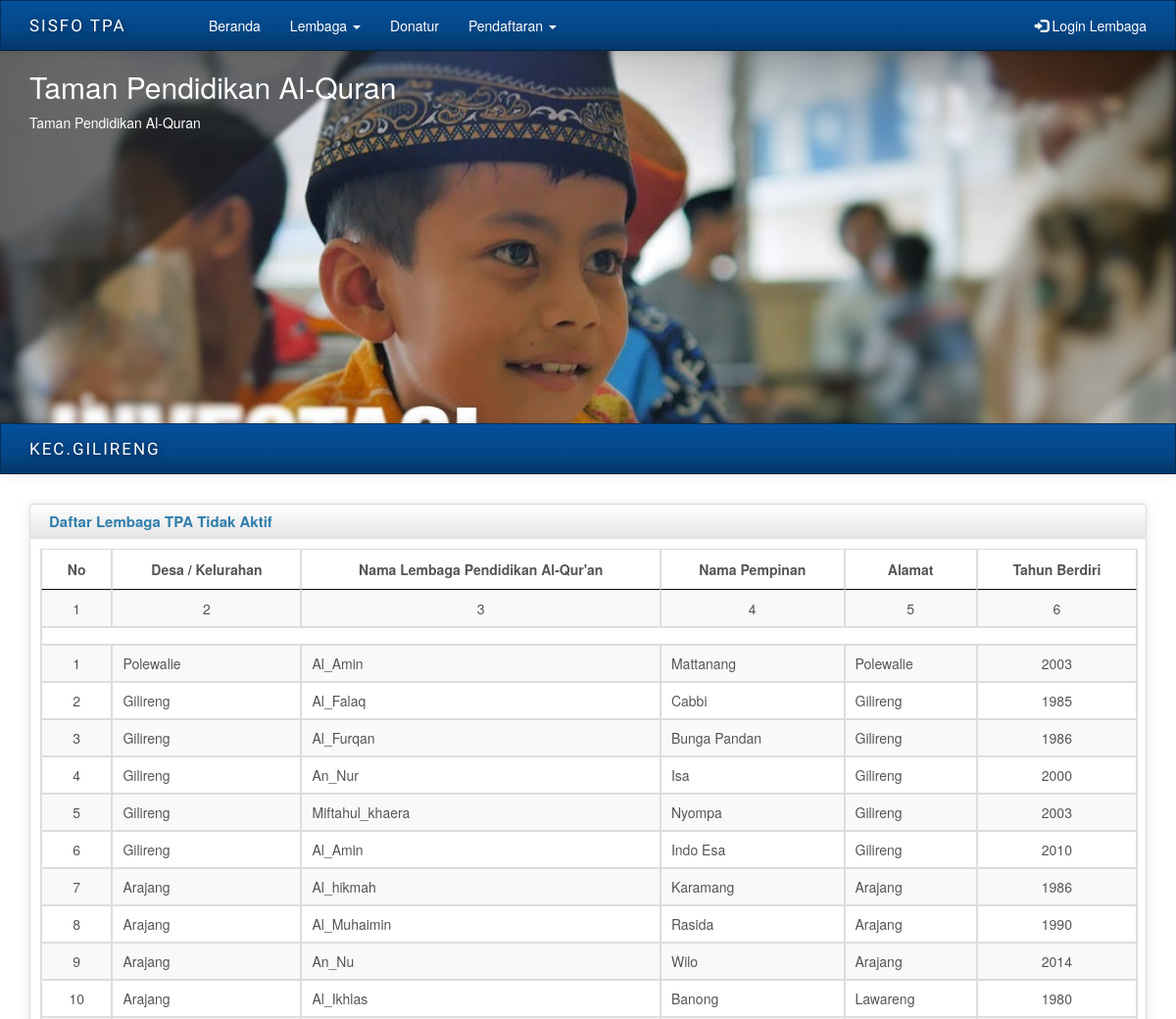
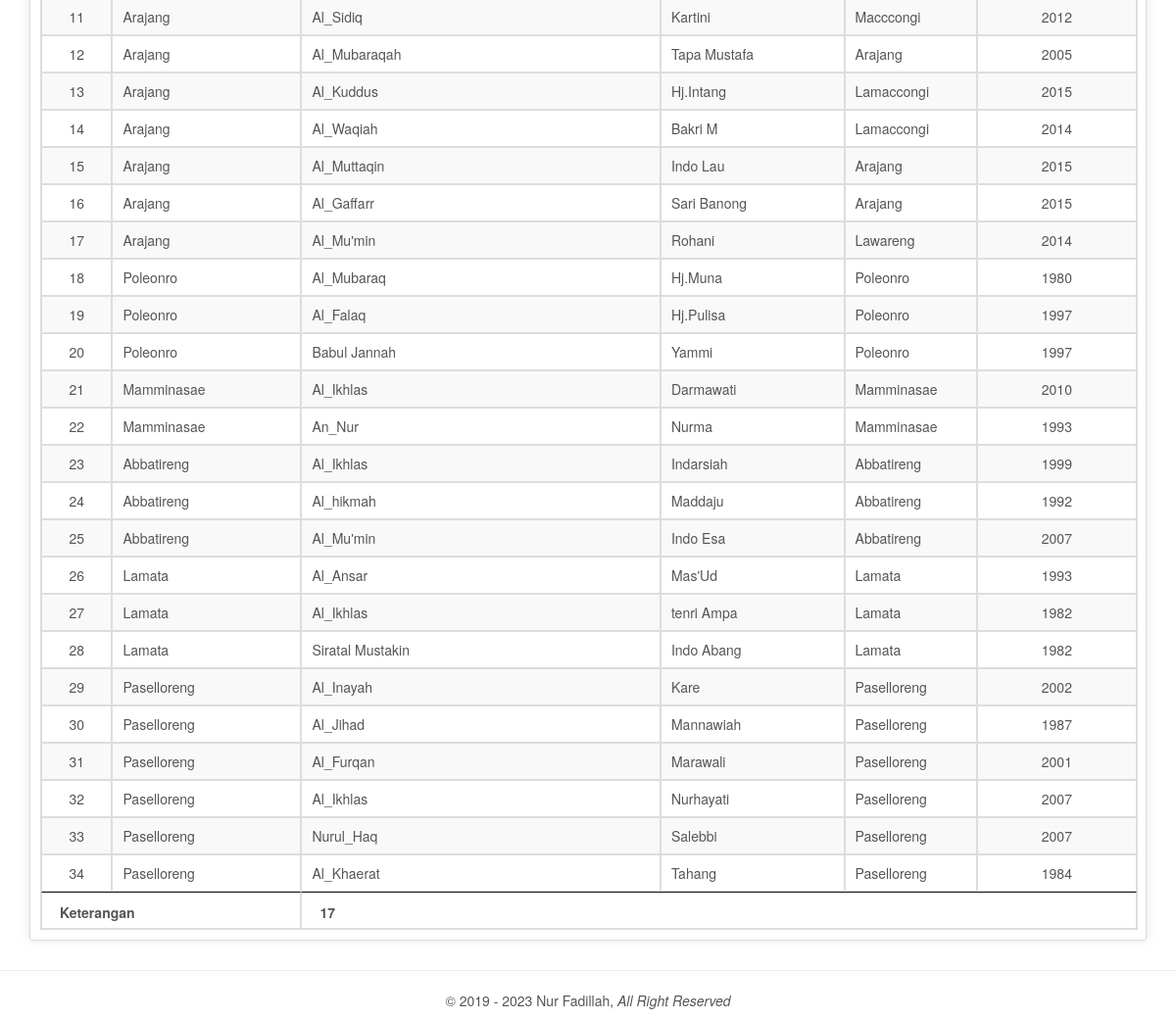
Screenshot of /index.php/user/daftarlembagatidakaktif with the database file from the repository (2 pictures, top to bottom).
### tables this page shows
CREATE TABLE `tb_keterangan` (
  `id_keterangan` int(11) NOT NULL,
  `ket_lembagaaktif` text NOT NULL,
  `ket_lembagatidakaktif` text NOT NULL
);

CREATE TABLE `tb_lembaga` (
  `kd_lembaga` varchar(8) NOT NULL,
  `username` varchar(32) NOT NULL,
  `nm_lembaga` varchar(32) NOT NULL,
  `alamat` varchar(35) NOT NULL,
  `desa` varchar(32) NOT NULL,
  `kecamatan` varchar(35) NOT NULL,
  `thn_berdiri` varchar(4) NOT NULL,
  `tmpt_belajar` varchar(20) NOT NULL,
  `pimpinan` varchar(20) NOT NULL,
  `metode` varchar(35) NOT NULL,
  `kat_wilayah` varchar(20) NOT NULL,
  `tmbh_pemb` varchar(20) NOT NULL,
  `sumberdana` varchar(15) NOT NULL,
  `jml_iuran` int(10) NOT NULL,
  `photo` varchar(100) NOT NULL,
  `status` varchar(15) NOT NULL
);

### application/controllers/User.php (called while the page is built, shortened)
<?php
Class User extends CI_Controller {
	public function __construct()
	{
		$this->load->database();
		$this->load->helper(array('form','url'));
		$this->load->library(array('session', 'pdflibrary'));
		$this->load->model(array('Admin_Model', 'User_Model'));
	}
	public function daftarlembagatidakaktif() {
		$data['datalembaga'] = $this->Admin_Model->laporanlembagatidakaktif();
		$data['dataketerangan'] = $this->Admin_Model->dataketerangan();
		$this->load->view('user/head');
		$this->load->view('user/header');
		$this->load->view('user/datalembagatidakaktif', $data);
		$this->load->view('user/footer');
	}
}
?>

### index.php (called while the page is built, shortened)
<?php
require_once BASEPATH.'core/CodeIgniter.php';

### application/models/Admin_Model.php (called while the page is built, shortened)
<?php
Class Admin_Model extends CI_Model {
	public function laporanlembagatidakaktif() {
		$load = $this->db->query("
			SELECT * FROM tb_lembaga WHERE status='tidakaktif'
		");
		return $load->result_array();
	}
	public function dataketerangan() {
		$load = $this->db->query("SELECT * FROM tb_keterangan");
		return $load->result_array();
	}
}
?>

### application/views/user/datalembagatidakaktif.php (the view, shortened to what this page needs)
<?php foreach($dataketerangan as $ket) {} ?>
<div class="container">
	<div class="box">
		<div class="box-inner">
			<div class="box-header well">
				<div class="row">
					<div class="col-lg-6">
						<h2>Daftar Lembaga TPA Tidak Aktif</h2>
					</div>
					<div class="col-lg-6 text-right">
					</div>
				</div>
			</div>
			<div class="box-content">
				<table id="myTable" class="table table-striped table-bordered bootstrap-datatable datatable responsive">
					<thead>
						<th class="text-center">No</th>
						<th class="text-center">Desa / Kelurahan</th>
						<th class="text-center">Nama Lembaga Pendidikan Al-Qur'an</th>
						<th class="text-center">Nama Pempinan</th>
						<th class="text-center">Alamat</th>
						<th class="text-center">Tahun Berdiri</th>
					</thead>
					<tfoot>
						<th colspan="2">Keterangan</th>
						<th colspan="5"><?php echo $ket['ket_lembagatidakaktif'];?></th>
					</tfoot>
					<tbody>
						<tr>
						<?php for($i=1;$i<=6;$i++) { ?>
							<td class="text-center">
								<?php echo $i; ?>
							</td>
						<?php } ?>
						</tr>
						<tr>
							<td colspan="9"> </td>
						</tr>
						<?php
							$no = 1;
							foreach($datalembaga as $data) {
						?>
							<tr>
								<td class="text-center"><?php echo $no++; ?></td>
								<td><?php echo $data['desa']; ?></td>
								<td><?php echo $data['nm_lembaga']; ?></td>
								<td><?php echo $data['pimpinan']; ?></td>
								<td><?php echo $data['alamat']; ?></td>
								<td class="text-center"><?php echo $data['thn_berdiri']; ?></td>
							</tr>
						<?php
							}
						?>
				</table>
			</div>
		</div>
	</div>
</div>

### asset/css/charisma-app.css (style rules this page uses)
.box { margin-top: 10px; margin-bottom: 10px; }
.box-inner { border: 1px solid #DEDEDE; border-radius: 3px; -webkit-border-radius: 3px; -moz-border-radius: 3px; box-shadow: 0 0 10px rgba(189, 189, 189, 0.4); -webkit-box-shadow: 0 0 10px rgba(189, 189, 189, 0.4); -moz-box-shadow: 0 0 10px rgba(189, 189, 189, 0.4); }
.box-header { border: none; padding-top: 5px; border-bottom: 1px solid #DEDEDE; border-radius: 3px 3px 0 0; -webkit-border-radius: 3px 3px 0 0; -moz-border-radius: 3px 3px 0 0; height: 35px; min-height: 35px !important; margin-bottom: 0; font-weight: bold; font-size: 16px; background: -moz-linear-gradient(top, rgba(255, 255, 255, 0) 0%, rgba(0, 0, 0, 0.1) 100%); background: -webkit-gradient(linear, left top, left bottom, color-stop(0%, rgba(255, 255, 255, 0)), color-stop(100%, rgba(0, 0, 0, 0.1))); background: -webkit-linear-gradient(top, rgba(255, 255, 255, 0) 0%, rgba(0, 0, 0, 0.1) 100%); background: -o-linear-gradient(top, rgba(255, 255, 255, 0) 0%, rgba(0, 0, 0, 0.1) 100%); background: -ms-linear-gradient(top, rgba(255, 255, 255, 0) 0%, rgba(0, 0, 0, 0.1) 100%); background: linear-gradient(to bottom, rgba(255, 255, 255, 0) 0%, rgba(0, 0, 0, 0.1) 100%); filter: progid:DXImageTransform.Microsoft.gradient(startColorstr='#00ffffff', endColorstr='#1a000000', GradientType=0); }
.box-header h2 { font-size: 15px; width: auto; clear: none; float: left; line-height: 25px; white-space: nowrap; font-weight: bold; margin-top: 0; margin-bottom: 0; }
.box-content { padding: 10px; }

### asset/css/main.css (style rules this page uses)
.table thead tr th { text-align: center; vertical-align: middle; }
.table tbody tr td { vertical-align: middle; }

### rows the page displays
tb_keterangan: ket_lembagatidakaktif "17"
tb_lembaga: desa "Polewalie", nm_lembaga "Al_Amin", pimpinan "Mattanang", alamat "Polewalie", thn_berdiri "2003"
tb_lembaga: desa "Gilireng", nm_lembaga "Al_Falaq", pimpinan "Cabbi", alamat "Gilireng", thn_berdiri "1985"
tb_lembaga: desa "Gilireng", nm_lembaga "Al_Furqan", pimpinan "Bunga Pandan", alamat "Gilireng", thn_berdiri "1986"
tb_lembaga: desa "Gilireng", nm_lembaga "An_Nur", pimpinan "Isa", alamat "Gilireng", thn_berdiri "2000"
tb_lembaga: desa "Gilireng", nm_lembaga "Miftahul_khaera", pimpinan "Nyompa", alamat "Gilireng", thn_berdiri "2003"
tb_lembaga: desa "Gilireng", nm_lembaga "Al_Amin", pimpinan "Indo Esa", alamat "Gilireng", thn_berdiri "2010"
tb_lembaga: desa "Arajang", nm_lembaga "Al_hikmah", pimpinan "Karamang", alamat "Arajang", thn_berdiri "1986"
tb_lembaga: desa "Arajang", nm_lembaga "Al_Muhaimin", pimpinan "Rasida", alamat "Arajang", thn_berdiri "1990"
tb_lembaga: desa "Arajang", nm_lembaga "An_Nu", pimpinan "Wilo", alamat "Arajang", thn_berdiri "2014"
tb_lembaga: desa "Arajang", nm_lembaga "Al_Ikhlas", pimpinan "Banong", alamat "Lawareng", thn_berdiri "1980"
tb_lembaga: desa "Arajang", nm_lembaga "Al_Sidiq", pimpinan "Kartini", alamat "Macccongi", thn_berdiri "2012"
tb_lembaga: desa "Arajang", nm_lembaga "Al_Mubaraqah", pimpinan "Tapa Mustafa", alamat "Arajang", thn_berdiri "2005"
tb_lembaga: desa "Arajang", nm_lembaga "Al_Kuddus", pimpinan "Hj.Intang", alamat "Lamaccongi", thn_berdiri "2015"
tb_lembaga: desa "Arajang", nm_lembaga "Al_Waqiah", pimpinan "Bakri M", alamat "Lamaccongi", thn_berdiri "2014"
tb_lembaga: desa "Arajang", nm_lembaga "Al_Muttaqin", pimpinan "Indo Lau", alamat "Arajang", thn_berdiri "2015"
tb_lembaga: desa "Arajang", nm_lembaga "Al_Gaffarr", pimpinan "Sari Banong", alamat "Arajang", thn_berdiri "2015"
tb_lembaga: desa "Arajang", nm_lembaga "Al_Mu'min", pimpinan "Rohani", alamat "Lawareng", thn_berdiri "2014"
tb_lembaga: desa "Poleonro", nm_lembaga "Al_Mubaraq", pimpinan "Hj.Muna", alamat "Poleonro", thn_berdiri "1980"
tb_lembaga: desa "Poleonro", nm_lembaga "Al_Falaq", pimpinan "Hj.Pulisa", alamat "Poleonro", thn_berdiri "1997"
tb_lembaga: desa "Poleonro", nm_lembaga "Babul Jannah", pimpinan "Yammi", alamat "Poleonro", thn_berdiri "1997"
tb_lembaga: desa "Mamminasae", nm_lembaga "Al_Ikhlas", pimpinan "Darmawati", alamat "Mamminasae", thn_berdiri "2010"
tb_lembaga: desa "Mamminasae", nm_lembaga "An_Nur", pimpinan "Nurma", alamat "Mamminasae", thn_berdiri "1993"
tb_lembaga: desa "Abbatireng", nm_lembaga "Al_Ikhlas", pimpinan "Indarsiah", alamat "Abbatireng", thn_berdiri "1999"
tb_lembaga: desa "Abbatireng", nm_lembaga "Al_hikmah", pimpinan "Maddaju", alamat "Abbatireng", thn_berdiri "1992"
tb_lembaga: desa "Abbatireng", nm_lembaga "Al_Mu'min", pimpinan "Indo Esa", alamat "Abbatireng", thn_berdiri "2007"
tb_lembaga: desa "Lamata", nm_lembaga "Al_Ansar", pimpinan "Mas'Ud", alamat "Lamata", thn_berdiri "1993"
tb_lembaga: desa "Lamata", nm_lembaga "Al_Ikhlas", pimpinan "tenri Ampa", alamat "Lamata", thn_berdiri "1982"
tb_lembaga: desa "Lamata", nm_lembaga "Siratal Mustakin", pimpinan "Indo Abang", alamat "Lamata", thn_berdiri "1982"
tb_lembaga: desa "Paselloreng", nm_lembaga "Al_Inayah", pimpinan "Kare", alamat "Paselloreng", thn_berdiri "2002"
tb_lembaga: desa "Paselloreng", nm_lembaga "Al_Jihad", pimpinan "Mannawiah", alamat "Paselloreng", thn_berdiri "1987"
tb_lembaga: desa "Paselloreng", nm_lembaga "Al_Furqan", pimpinan "Marawali", alamat "Paselloreng", thn_berdiri "2001"
tb_lembaga: desa "Paselloreng", nm_lembaga "Al_Ikhlas", pimpinan "Nurhayati", alamat "Paselloreng", thn_berdiri "2007"
tb_lembaga: desa "Paselloreng", nm_lembaga "Nurul_Haq", pimpinan "Salebbi", alamat "Paselloreng", thn_berdiri "2007"
tb_lembaga: desa "Paselloreng", nm_lembaga "Al_Khaerat", pimpinan "Tahang", alamat "Paselloreng", thn_berdiri "1984"
